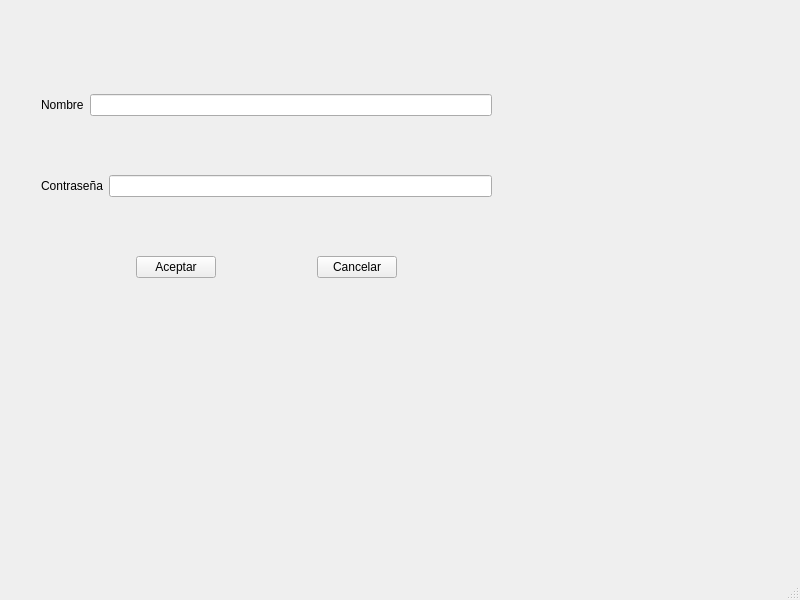
<?xml version="1.0" encoding="UTF-8"?>
<ui version="4.0">
 <class>MainWindow</class>
 <widget class="QMainWindow" name="MainWindow">
  <property name="geometry">
   <rect>
    <x>0</x>
    <y>0</y>
    <width>800</width>
    <height>600</height>
   </rect>
  </property>
  <property name="windowTitle">
   <string>MainWindow</string>
  </property>
  <widget class="QWidget" name="centralwidget">
   <widget class="QWidget" name="layoutWidget">
    <property name="geometry">
     <rect>
      <x>41</x>
      <y>41</y>
      <width>451</width>
      <height>291</height>
     </rect>
    </property>
    <layout class="QVBoxLayout" name="verticalLayout">
     <item>
      <layout class="QHBoxLayout" name="horizontalLayout">
       <item>
        <widget class="QLabel" name="label">
         <property name="text">
          <string>Nombre</string>
         </property>
        </widget>
       </item>
       <item>
        <widget class="QLineEdit" name="lineEdit"/>
       </item>
      </layout>
     </item>
     <item>
      <layout class="QHBoxLayout" name="horizontalLayout_2">
       <item>
        <widget class="QLabel" name="label_2">
         <property name="text">
          <string>Contraseña</string>
         </property>
        </widget>
       </item>
       <item>
        <widget class="QLineEdit" name="lineEdit_2"/>
       </item>
      </layout>
     </item>
     <item>
      <layout class="QHBoxLayout" name="horizontalLayout_3">
       <item>
        <spacer name="horizontalSpacer">
         <property name="orientation">
          <enum>Qt::Orientation::Horizontal</enum>
         </property>
         <property name="sizeHint" stdset="0">
          <size>
           <width>40</width>
           <height>20</height>
          </size>
         </property>
        </spacer>
       </item>
       <item>
        <widget class="QPushButton" name="pushButton">
         <property name="text">
          <string>Aceptar</string>
         </property>
        </widget>
       </item>
       <item>
        <spacer name="horizontalSpacer_3">
         <property name="orientation">
          <enum>Qt::Orientation::Horizontal</enum>
         </property>
         <property name="sizeHint" stdset="0">
          <size>
           <width>40</width>
           <height>20</height>
          </size>
         </property>
        </spacer>
       </item>
       <item>
        <widget class="QPushButton" name="pushButton_2">
         <property name="text">
          <string>Cancelar</string>
         </property>
        </widget>
       </item>
       <item>
        <spacer name="horizontalSpacer_2">
         <property name="orientation">
          <enum>Qt::Orientation::Horizontal</enum>
         </property>
         <property name="sizeHint" stdset="0">
          <size>
           <width>40</width>
           <height>20</height>
          </size>
         </property>
        </spacer>
       </item>
      </layout>
     </item>
    </layout>
   </widget>
  </widget>
  <widget class="QMenuBar" name="menubar">
   <property name="geometry">
    <rect>
     <x>0</x>
     <y>0</y>
     <width>800</width>
     <height>33</height>
    </rect>
   </property>
  </widget>
  <widget class="QStatusBar" name="statusbar"/>
 </widget>
 <resources/>
 <connections/>
</ui>
